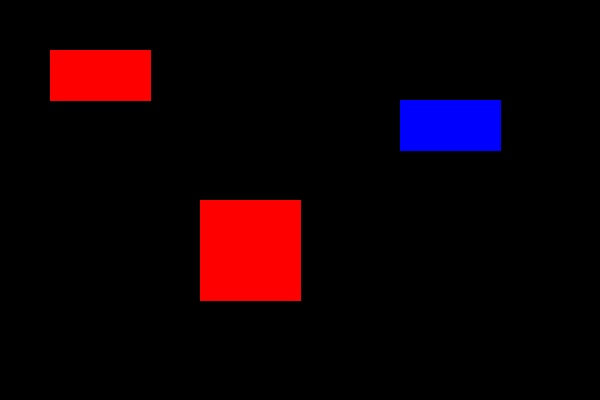
#> input picture test_image.jpg, 600 x 400 px
$ python detect_red-recktangles.py test_image.jpg
#> lines starting #> are read from the running program, lines starting #| are printed output that depends on the picture; after the words box and inside, x2 and y2 are one past the last pixel; in counts of white or black regions, pixels touching at a corner belong together
import cv2
import numpy
import argparse

def detect_red_rectangles(image_path: str, output_path='output.jpg'):
    """
    Обнаруживает красные прямоугольники в заданном изображении.

    Args:
        image_path: Путь к входному файлу изображения.
        output_path: Путь для сохранения выходного изображения.

    Returns:
        Количество обнаруженных красных прямоугольников.
    """
#> called with image_path = 'test_image.jpg', output_path = 'output.jpg'

    image = cv2.imread(image_path)
#> image is the input picture: shape (400, 600, 3); mean B, G, R 5.5, 0.1, 16.3
    if image is None:
        raise FileNotFoundError("Ошибка в загрузке файла: {}".format(image_path))

    hsv = cv2.cvtColor(image, cv2.COLOR_BGR2HSV)
#> hsv: shape (400, 600, 3); mean H, S, V 3.4, 25.9, 21.7

    lower_red1 = numpy.array([0, 50, 50])
    upper_red1 = numpy.array([10, 255, 255])
    lower_red2 = numpy.array([160, 50, 50])
    upper_red2 = numpy.array([180, 255, 255])

    mask1 = cv2.inRange(hsv, lower_red1, upper_red1)
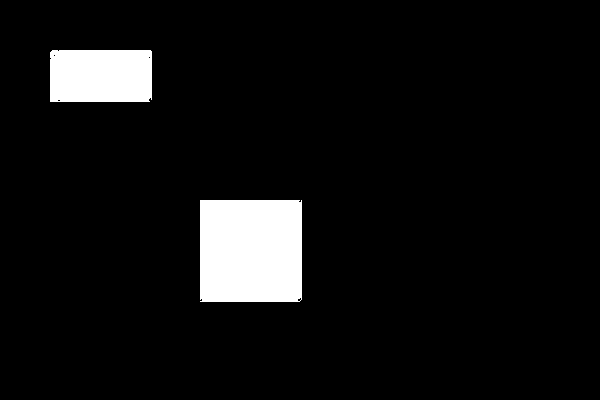
#> mask1: shape (400, 600); 6.5% white; 2 white regions, box (x1, y1, x2, y2) and area: (200, 200, 302, 302) 10389, (50, 50, 152, 102) 5286
    mask2 = cv2.inRange(hsv, lower_red2, upper_red2)
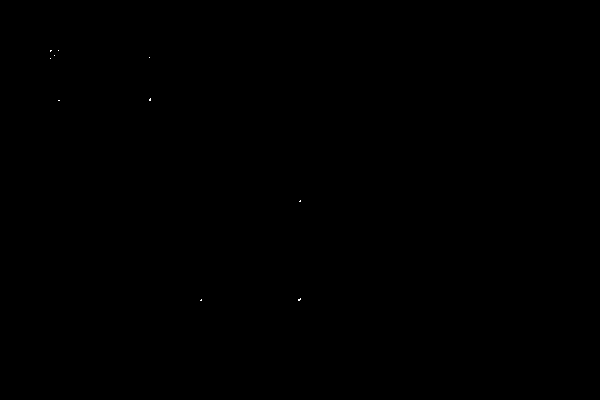
#> mask2: shape (400, 600); 0.01% white in thin lines or dots, all inside (x1, y1, x2, y2) = (50, 50, 301, 301)
    red_mask = cv2.bitwise_or(mask1, mask2)
#> red_mask: shape (400, 600); 6.5% white; 2 white regions

    kernel = numpy.ones((5, 5), numpy.uint8)
    red_mask = cv2.morphologyEx(red_mask, cv2.MORPH_CLOSE, kernel)
    red_mask = cv2.morphologyEx(red_mask, cv2.MORPH_OPEN, kernel)

    contours, _ = cv2.findContours(red_mask, cv2.RETR_EXTERNAL, cv2.CHAIN_APPROX_SIMPLE)
#> contours = 2 contours; box (x1, y1, x2, y2) and area: (200, 200, 302, 302) 10199, (50, 50, 152, 102) 5148

    output_image = image.copy()
    k = 0

    for contour in contours:
        area = cv2.contourArea(contour)
        if area < 500:
            continue

        eps = 0.02 * cv2.arcLength(contour, True)
        approx = cv2.approxPolyDP(contour, eps, True)

        if len(approx) == 4:
            if cv2.isContourConvex(approx):
                x, y, w, h = cv2.boundingRect(approx)
                aspect_ratio = float(w) / h

                if 0.5 <= aspect_ratio <= 2.0:
                    cv2.drawContours(output_image, [approx], -1, (0, 255, 0), 3)
                    k += 1
                    M = cv2.moments(contour)
                    if M["m00"] != 0:
                        cx = int(M["m10"] / M["m00"])
                        cy = int(M["m01"] / M["m00"])
                        cv2.putText(output_image, str(k), (cx - 10, cy + 10), cv2.FONT_HERSHEY_SIMPLEX, 0.7, (255, 0, 0), 2)
#> this loop made 2 passes
#> (area, eps, approx, x, y, w, h, aspect_ratio) on passes 1 to 2: (10199, 8.06, [[200, 200], [200, 301], [299, 301], [301, 200]], 200, 200, 102, 102, 1), (5148.5, 6.04, [[50, 50], [50, 101], [151, 99], [150, 50]], 50, 50, 102, 52, 1.96)
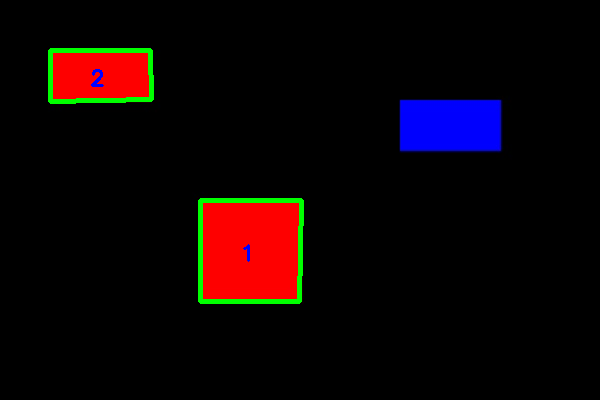
#> output_image: shape (400, 600, 3); 1.53% of pixels changed, all inside (x1, y1, x2, y2) = (48, 48, 304, 304)
#> after the loop, k = 2

    cv2.imwrite(output_path, output_image)
    cv2.imwrite('red_mask.jpg', red_mask)

    return k

if __name__ == "__main__":
    parser = argparse.ArgumentParser()
    parser.add_argument("image_path", type=str)
    parser.add_argument("--output_path", type=str, default="output.jpg")
    args = parser.parse_args()

    try:
        num_rectangles = detect_red_rectangles(args.image_path, args.output_path)
#> num_rectangles = 2
        print("Количество обнаруженных красных прямоугольников: {}".format(num_rectangles))
#| Количество обнаруженных красных прямоугольников: 2
    except Exception as e:
        print("Ошибка: {}".format(e))
